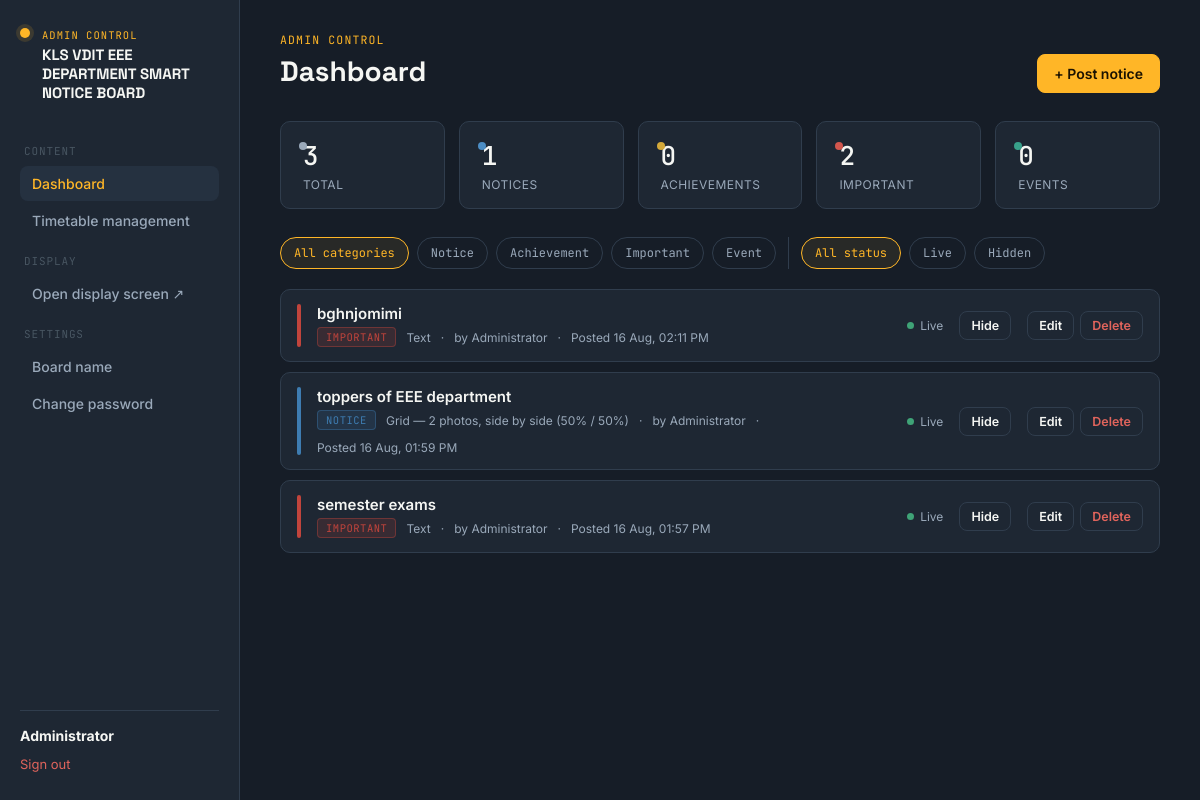
The page /dashboard (signed in) on the database as committed earlier.
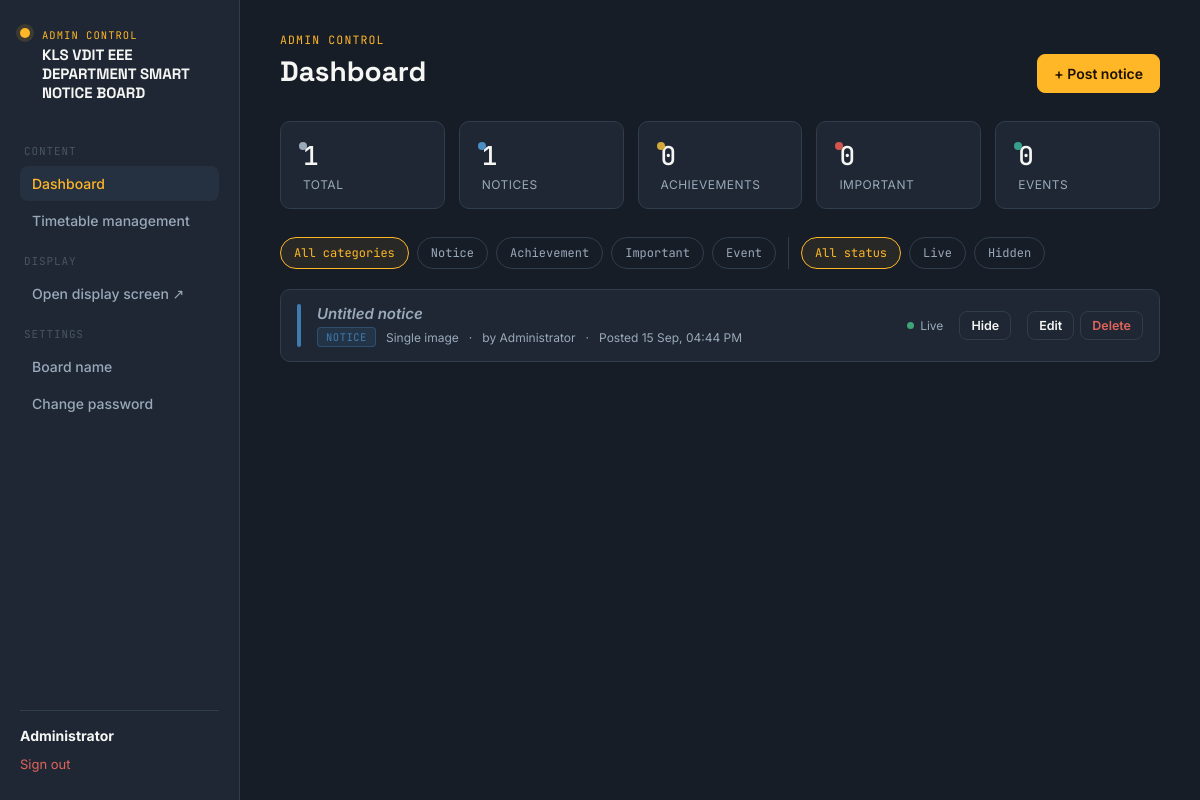
The same page on the database as committed later.
### app.py (models this page shows, shortened)
class Notice(db.Model):
    id = db.Column(db.Integer, primary_key=True)
    title = db.Column(db.String(200), nullable=False)
    category = db.Column(db.String(20), nullable=False, default="notice")
    display_type = db.Column(db.String(20), nullable=False, default="text")
    text_content = db.Column(db.Text, nullable=True)
    images = db.Column(db.Text, nullable=True)  # JSON list of filenames
    video_filename = db.Column(db.String(255), nullable=True)
    image_fit = db.Column(db.String(10), nullable=False, default=DEFAULT_IMAGE_FIT)  # cover | contain
    is_active = db.Column(db.Boolean, default=True)
    priority = db.Column(db.Integer, default=0)  # higher shows first
    duration_seconds = db.Column(db.Integer, default=10)  # how long to show in the normal rotation
    popup_duration_seconds = db.Column(db.Integer, default=15)  # how long an "important" full-screen popup stays up (separate from rotation duration)
    show_caption = db.Column(db.Boolean, default=True)  # if False, photo notices show pure full-bleed image — no badge/title/date bar at all
    created_by_id = db.Column(db.Integer, db.ForeignKey("user.id"))
    created_by = db.relationship("User", backref="notices")
    created_at = db.Column(db.DateTime, default=datetime.now)
    updated_at = db.Column(db.DateTime, default=datetime.now, onupdate=datetime.now)
    expires_at = db.Column(db.Date, nullable=True)
    ocr_used = db.Column(db.Boolean, default=False)
    ocr_source_filename = db.Column(db.String(255), nullable=True)
    ocr_extracted_at = db.Column(db.DateTime, nullable=True)
    def is_expired(self):
        if self.expires_at is None:
            return False
        return self.expires_at < date.today()
    def category_label(self):
        return CATEGORIES.get(self.category, {}).get("label", self.category)
    def category_color(self):
        return CATEGORIES.get(self.category, {}).get("color", "#888888")

class User(UserMixin, db.Model):
    id = db.Column(db.Integer, primary_key=True)
    username = db.Column(db.String(64), unique=True, nullable=False)
    name = db.Column(db.String(128), nullable=False)
    password_hash = db.Column(db.String(255), nullable=False)
    role = db.Column(db.String(16), nullable=False, default="staff")  # admin | staff
    created_at = db.Column(db.DateTime, default=datetime.now)

### app.py (the view)
@app.route("/dashboard")
@login_required
def dashboard():
    category_filter = request.args.get("category", "all")
    status_filter = request.args.get("status", "all")
    query = Notice.query
    if category_filter != "all":
        query = query.filter_by(category=category_filter)
    if status_filter == "active":
        query = query.filter_by(is_active=True)
    elif status_filter == "inactive":
        query = query.filter_by(is_active=False)
    notices = query.order_by(Notice.priority.desc(), Notice.created_at.desc()).all()
    counts = {
        "total": Notice.query.count(),
        "notice": Notice.query.filter_by(category="notice").count(),
        "achievement": Notice.query.filter_by(category="achievement").count(),
        "important": Notice.query.filter_by(category="important").count(),
        "event": Notice.query.filter_by(category="event").count(),
        "active": Notice.query.filter_by(is_active=True).count(),
    }
    return render_template(
        "dashboard.html",
        notices=notices,
        categories=CATEGORIES,
        counts=counts,
        category_filter=category_filter,
        status_filter=status_filter,
        type_labels=DISPLAY_TYPE_LABELS,
    )

### app.py (called while the page is built)
def get_settings():
    settings = Settings.query.first()
    if settings is None:
        settings = Settings(board_title=DEFAULT_BOARD_TITLE)
        db.session.add(settings)
        db.session.commit()
    return settings

@app.context_processor
def inject_settings():
    return {
        "site_settings": get_settings(),
        "asset_version": ASSET_VERSION,
        "ocr_available": PYTESSERACT_AVAILABLE and PYMUPDF_AVAILABLE,
    }

@login_manager.user_loader
def load_user(user_id):
    return User.query.get(int(user_id))

### templates/dashboard.html (shortened to what this page needs)
{% extends "base.html" %}
{% block content %}
{% set active = 'dashboard' %}
<div class="shell">
  {% include "_sidebar.html" with context %}
  <main class="main">
    <div class="page-head">
      <div>
        <span class="eyebrow">Admin Control</span>
        <h1>Dashboard</h1>
      </div>
      <a href="{{ url_for('add_notice') }}" class="btn btn-primary">+ Post notice</a>
    </div>
    <div class="stat-row">
      <div class="stat-card accent-dot" style="--dot: var(--ink-dim)"><div class="n">{{ counts.total }}</div><div class="l">Total</div></div>
      <div class="stat-card accent-dot" style="--dot: var(--cat-notice)"><div class="n">{{ counts.notice }}</div><div class="l">Notices</div></div>
      <div class="stat-card accent-dot" style="--dot: var(--cat-achievement)"><div class="n">{{ counts.achievement }}</div><div class="l">Achievements</div></div>
      <div class="stat-card accent-dot" style="--dot: var(--cat-important)"><div class="n">{{ counts.important }}</div><div class="l">Important</div></div>
      <div class="stat-card accent-dot" style="--dot: var(--cat-event)"><div class="n">{{ counts.event }}</div><div class="l">Events</div></div>
    </div>
    <div class="filter-bar">
      <a href="{{ url_for('dashboard', category='all', status=status_filter) }}" class="chip {{ 'active' if category_filter=='all' }}">All categories</a>
      {% for key, meta in categories.items() %}
      <a href="{{ url_for('dashboard', category=key, status=status_filter) }}" class="chip {{ 'active' if category_filter==key }}">{{ meta.label }}</a>
      {% endfor %}
      <a href="{{ url_for('dashboard', category=category_filter, status='all') }}" class="chip {{ 'active' if status_filter=='all' }}">All status</a>
      <a href="{{ url_for('dashboard', category=category_filter, status='active') }}" class="chip {{ 'active' if status_filter=='active' }}">Live</a>
      <a href="{{ url_for('dashboard', category=category_filter, status='inactive') }}" class="chip {{ 'active' if status_filter=='inactive' }}">Hidden</a>
    </div>
    {% if notices %}
    <div class="notice-list">
      {% for n in notices %}
      <div class="notice-row" style="--cat: {{ n.category_color() }}">
        <div class="stripe"></div>
        <div class="info">
          <h3 {% if not n.title %}style="color:var(--ink-dim); font-style:italic;"{% endif %}>{{ n.title or 'Untitled notice' }}</h3>
          <div class="meta">
            <span class="tag">{{ n.category_label() }}</span>
            <span>{{ type_labels.get(n.display_type, n.display_type) }}</span>
            <span>·</span>
            <span>by {{ n.created_by.name if n.created_by else 'unknown' }}</span>
            <span>·</span>
            <span>Posted {{ n.created_at.strftime('%d %b, %I:%M %p') if n.created_at else n.updated_at.strftime('%d %b, %I:%M %p') }}</span>
          </div>
        </div>
        <div style="display:flex; align-items:center; gap:6px; font-size:12px; color:var(--ink-dim);">
          <span class="status-dot {{ 'on' if n.is_active else 'off' }}"></span>
          {{ 'Live' if n.is_active else 'Hidden' }}
        </div>
        <form method="POST" action="{{ url_for('toggle_notice', notice_id=n.id) }}">
          <button class="btn btn-ghost btn-sm">{{ 'Hide' if n.is_active else 'Show' }}</button>
        </form>
        <div class="actions">
          <a class="btn btn-ghost btn-sm" href="{{ url_for('edit_notice', notice_id=n.id) }}">Edit</a>
          <form method="POST" action="{{ url_for('delete_notice', notice_id=n.id) }}" onsubmit="return confirm('Delete this notice permanently?');">
            <button class="btn btn-ghost btn-sm btn-danger">Delete</button>
          </form>
        </div>
      </div>
      {% endfor %}
    </div>
    {% else %}
    <div class="empty-state">
      <h3>Nothing here yet</h3>
    </div>
    {% endif %}
  </main>
</div>
{% endblock %}

Rows that differ between the two databases and show on the page:
removed Notice: title "bghnjomimi", category_label "IMPORTANT", get "Text", created_by "Administrator", created_at "16 Aug, 02:11 PM", is_active "Live", is_active "Hide"
removed Notice: title "toppers of EEE department", category_label "NOTICE", get "Grid — 2 photos, side by side (50% / 50%)", created_by "Administrator", created_at "16 Aug, 01:59 PM", is_active "Live", is_active "Hide"
removed Notice: title "semester exams", category_label "IMPORTANT", get "Text", created_by "Administrator", created_at "16 Aug, 01:57 PM", is_active "Live", is_active "Hide"
added Notice: title "Untitled notice", category_label "NOTICE", get "Single image", created_by "Administrator", created_at "15 Sep, 04:44 PM", is_active "Live", is_active "Hide"
Other text that changed with them:
{{ counts.total }}: "3" → "1"
{{ counts.important }}: "2" → "0"
